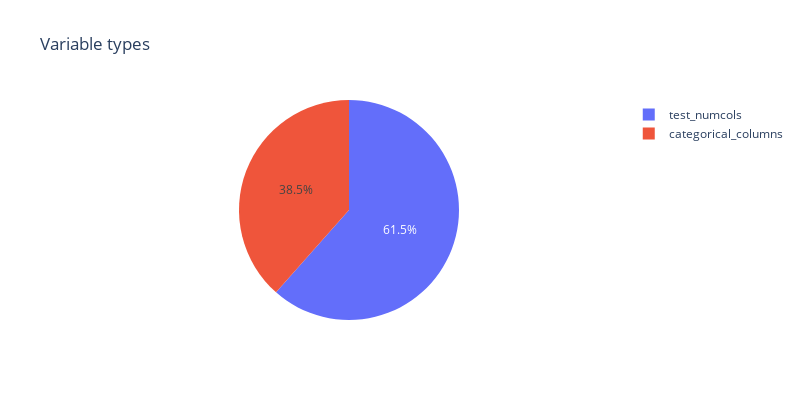

Notebook source saved alongside this figure:
### Code cell
# Plot proportion of columns by data type using a pie chart
vartest = {
    'categorical_columns': len(categorical_columns),
    #'binary_columns': len(binary_columns),
    'test_numcols': len(test_numcols)
}

# Plot
pie_trace = go.Pie(labels=list(vartest.keys()),
                   values=list(vartest.values()))
layout = dict(title="Variable types", height=400, width=800)
fig = dict(data=[pie_trace], layout=layout)
py.iplot(fig)

### Figure 1 — Plotly figure (JSON) as saved in the notebook; plotly's stock layout.template omitted (floating-point values rounded to 4 significant figures)
{"data": [{"labels": ["categorical_columns", "test_numcols"], "type": "pie", "values": [5, 8]}], "layout": {"height": 400, "title": {"text": "Variable types"}, "width": 800}}
